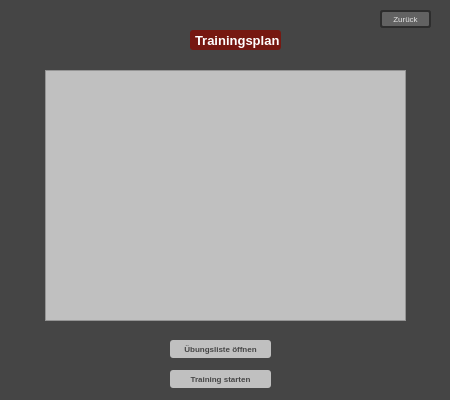
<?xml version="1.0" encoding="UTF-8"?>
<ui version="4.0">
 <class>neuesTraining</class>
 <widget class="QDialog" name="neuesTraining">
  <property name="geometry">
   <rect>
    <x>0</x>
    <y>0</y>
    <width>450</width>
    <height>400</height>
   </rect>
  </property>
  <property name="windowTitle">
   <string>Dialog</string>
  </property>
  <property name="styleSheet">
   <string notr="true">*{
	color: white;
	font-family: &quot;Trebuchet MS&quot;;
}

#neuesTraining{
	background-color: rgb(69, 69, 69);
}

#listWidget{
	background-color: rgb(192,192,192);
}

#Titel{
	color: white;
	background-color: #761811;
	font-size: 10pt;
	font-weight: bold;
	text-align: center;
	padding: 2px;
	border-radius: 3px;
}

#pushButton_Start{
	font-size: 6pt;
	font-weight: bold;
	border-radius: 3px;
	color: rgb(69, 69, 69);
	background-color: rgb(192, 192, 192);
}

#pushButton_Uebungen{
	font-size: 6pt;
	font-weight: bold;
	border-radius: 3px;
	color: rgb(69, 69, 69);
	background-color: rgb(192, 192, 192);
}

#pushButton_Back{
	background-color: rgb(98, 98, 98);
	font-size: 6pt;
   border-radius: 3px;
	border: 2px solid rgb(45,45,45);
	color: rgb(228,228,228);
}

</string>
  </property>
  <widget class="QLabel" name="Titel">
   <property name="geometry">
    <rect>
     <x>190</x>
     <y>30</y>
     <width>91</width>
     <height>20</height>
    </rect>
   </property>
   <property name="text">
    <string>Trainingsplan</string>
   </property>
  </widget>
  <widget class="QListWidget" name="listWidget">
   <property name="geometry">
    <rect>
     <x>45</x>
     <y>70</y>
     <width>361</width>
     <height>251</height>
    </rect>
   </property>
  </widget>
  <widget class="QPushButton" name="pushButton_Uebungen">
   <property name="geometry">
    <rect>
     <x>170</x>
     <y>340</y>
     <width>101</width>
     <height>18</height>
    </rect>
   </property>
   <property name="text">
    <string>Übungsliste öffnen</string>
   </property>
  </widget>
  <widget class="QPushButton" name="pushButton_Start">
   <property name="geometry">
    <rect>
     <x>170</x>
     <y>370</y>
     <width>101</width>
     <height>18</height>
    </rect>
   </property>
   <property name="text">
    <string>Training starten</string>
   </property>
  </widget>
  <widget class="QPushButton" name="pushButton_Back">
   <property name="geometry">
    <rect>
     <x>380</x>
     <y>10</y>
     <width>51</width>
     <height>18</height>
    </rect>
   </property>
   <property name="text">
    <string>Zurück</string>
   </property>
  </widget>
 </widget>
 <resources/>
 <connections/>
</ui>
